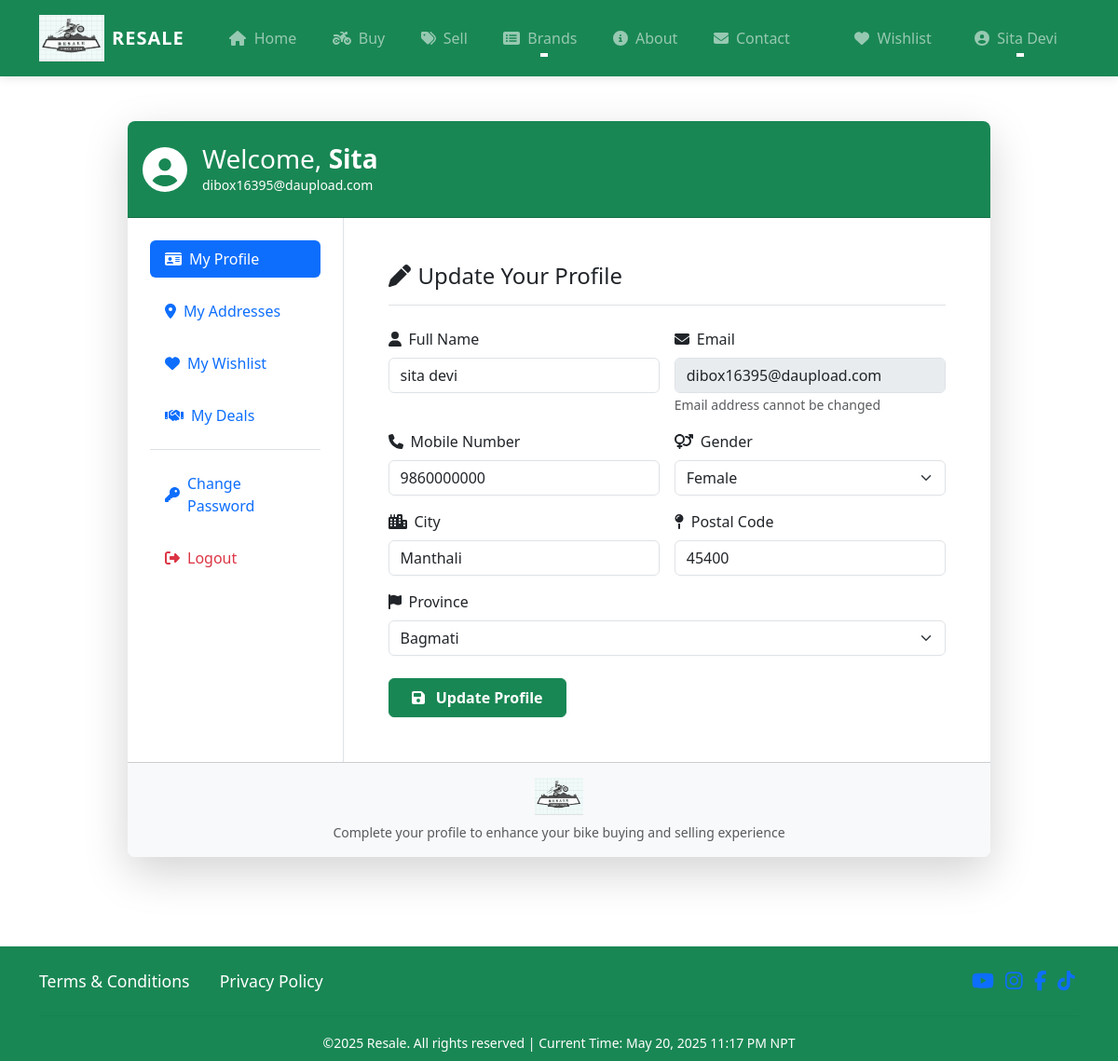
The page /profile/ (signed in) on the database as committed earlier.
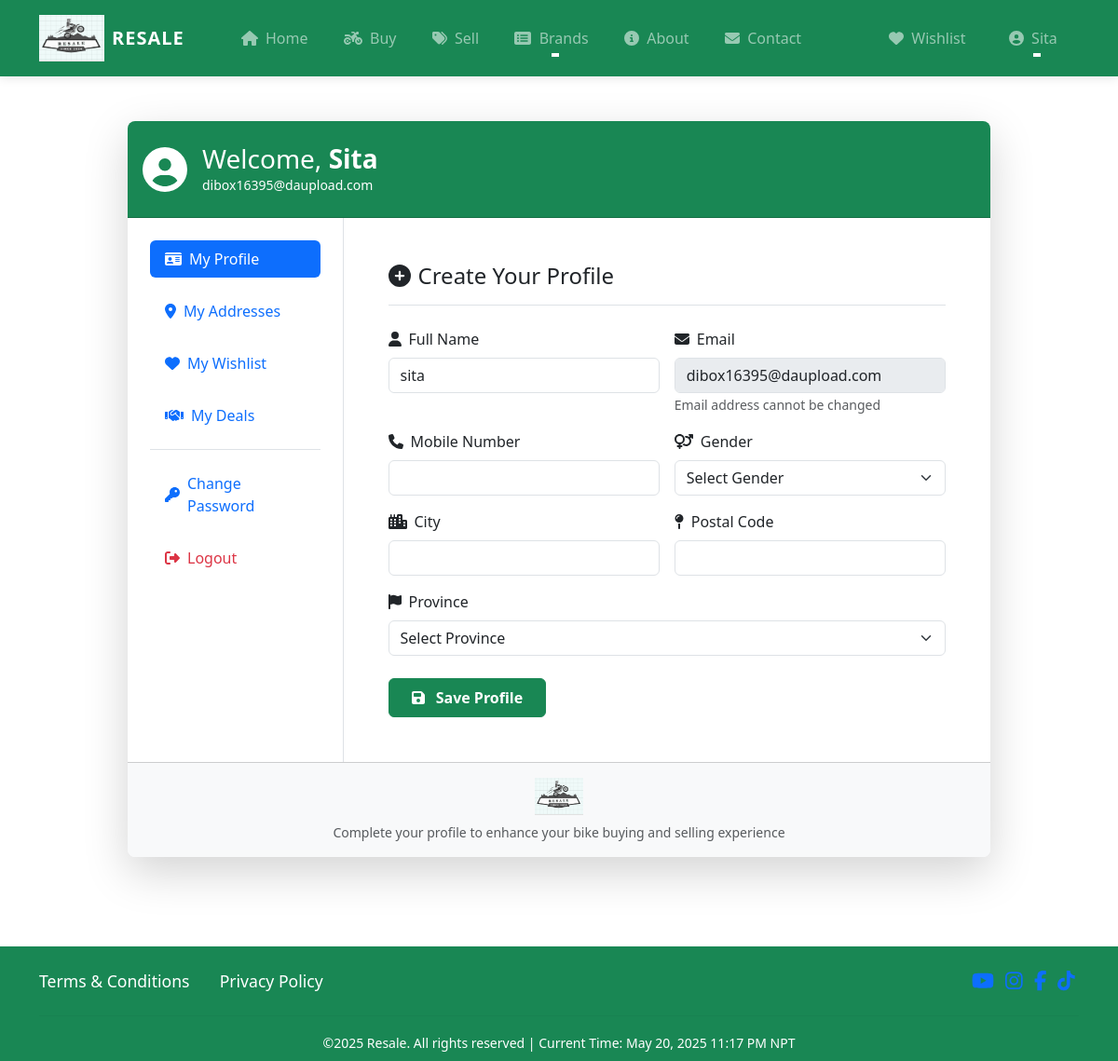
The same page on the database as committed later.
### proj/models.py (models this page shows, shortened)
class Customer(models.Model):
    user = models.ForeignKey(
        User,
        on_delete=models.CASCADE,
        related_name='customers'  # Added for better querying
    )
    name = models.CharField(
        max_length=200,
        verbose_name='Full Name'
    )
    gender = models.CharField(
        max_length=10,
        choices=GENDER_CHOICES,
        default='',
        verbose_name='Gender'
    )
    city = models.CharField(
        max_length=50,
        verbose_name='City'
    )
    state = models.CharField(
        choices=STATE_CHOICES,
        max_length=100,
        verbose_name='Province'
    )
    mobile = models.CharField(  # Changed to CharField
        max_length=10,
        validators=[MinLengthValidator(10)],  # For 10-digit numbers
        verbose_name='Mobile Number'
    )
    zipcode = models.CharField(  # Changed to CharField
        max_length=10,
        verbose_name='Postal Code'
    )
    class Meta:
        verbose_name = 'Customer'
        verbose_name_plural = 'Customers'
        ordering = ['name']

### proj/views.py (the view, shortened to what this page needs)
# urls.py: path('profile/',views.ProfileView.as_view(),name='profile'),
@method_decorator(login_required, name='dispatch')
class ProfileView(View):
    def get(self, request):
        existing_profile = Customer.objects.filter(user=request.user).first()
        if existing_profile:
            form = CustomerProfileForm(instance=existing_profile)
            has_profile = True
        else:
            form = CustomerProfileForm(initial={
                'name': request.user.get_full_name() or request.user.username,
                'email': request.user.email
            })
            has_profile = False
        return render(request, 'proj/profile.html', {'form': form, 'has_profile': has_profile})

### proj/forms.py (shortened to what this page needs)
class CustomerProfileForm(forms.ModelForm):
    email = forms.EmailField(
        required=False,
        disabled=True,
        widget=forms.EmailInput(attrs={'class': 'form-control'})
    )
    class Meta:
        model = Customer
        fields = ['name', 'gender', 'city', 'state', 'mobile', 'zipcode']
        widgets = {
            'name': forms.TextInput(attrs={'class': 'form-control'}),
            'gender': forms.Select(attrs={'class': 'form-select'}),
            'city': forms.TextInput(attrs={'class': 'form-control'}),
            'state': forms.Select(attrs={'class': 'form-select'}),
            'mobile': forms.TextInput(attrs={'class': 'form-control'}),
            'zipcode': forms.TextInput(attrs={'class': 'form-control'}),
        }
    def __init__(self, *args, **kwargs):
        super().__init__(*args, **kwargs)
        if self.instance and hasattr(self.instance, 'user') and self.instance.user:
            self.fields['email'].initial = self.instance.user.email

### proj/templates/proj/profile.html (shortened to what the changed rows need)
{% extends 'proj/base.html' %}
{% load static %}
{% block main-content %}
<div class="container py-5">
    <div class="row justify-content-center">
        <div class="col-lg-10">
            <div class="card border-0 shadow-lg rounded-3 overflow-hidden">
                <div class="card-header bg-success text-white py-4">
                    <div class="d-flex align-items-center">
                        <div>
                            <h3 class="mb-0">Welcome, <span class="text-capitalize fw-bold">{{request.user}}</span></h3>
                            <p class="mb-0 small">{{ request.user.email }}</p>
                        </div>
                    </div>
                </div>
                <div class="card-body p-0">
                    <div class="row g-0">
                        <div class="col-md-9">
                            <div class="p-4 p-md-5">
                                <h4 class="mb-4 border-bottom pb-3">
                                    {% if has_profile %}
                                    <i class="fas fa-pen me-2"></i>Update Your Profile
                                    {% else %}
                                    <i class="fas fa-plus-circle me-2"></i>Create Your Profile
                                    {% endif %}
                                </h4>
                                <form method="post" class="row g-3">
                                    <div class="col-md-6">
                                        <label for="{{ form.name.id_for_label }}" class="form-label"><i class="fas fa-user me-2"></i>{{ form.name.label }}</label>
                                        {{ form.name }}
                                    </div>
                                    <div class="col-md-6">
                                        <label for="{{ form.email.id_for_label }}" class="form-label"><i class="fas fa-envelope me-2"></i>Email</label>
                                        {{ form.email }}
                                        <small class="form-text text-muted">Email address cannot be changed</small>
                                    </div>
                                    <div class="col-md-6">
                                        <label for="{{ form.mobile.id_for_label }}" class="form-label"><i class="fas fa-phone me-2"></i>{{ form.mobile.label }}</label>
                                        {{ form.mobile }}
                                    </div>
                                    <div class="col-md-6">
                                        <label for="{{ form.gender.id_for_label }}" class="form-label"><i class="fas fa-venus-mars me-2"></i>{{ form.gender.label }}</label>
                                        {{ form.gender }}
                                    </div>
                                    <div class="col-md-6">
                                        <label for="{{ form.city.id_for_label }}" class="form-label"><i class="fas fa-city me-2"></i>{{ form.city.label }}</label>
                                        {{ form.city }}
                                    </div>
                                    <div class="col-md-6">
                                        <label for="{{ form.zipcode.id_for_label }}" class="form-label"><i class="fas fa-map-pin me-2"></i>{{ form.zipcode.label }}</label>
                                        {{ form.zipcode }}
                                    </div>
                                    <div class="col-md-12">
                                        <label for="{{ form.state.id_for_label }}" class="form-label"><i class="fas fa-flag me-2"></i>{{ form.state.label }}</label>
                                        {{ form.state }}
                                    </div>
                                    <div class="col-12 mt-4">
                                        <button type="submit" class="btn btn-success py-2 px-4 fw-bold">
                                            <i class="fas fa-save me-2"></i>
                                            {% if has_profile %}Update Profile{% else %}Save Profile{% endif %}
                                        </button>
                                    </div>
                                </form>
                            </div>
                        </div>
                    </div>
                </div>
            </div>
        </div>
    </div>
</div>
{% endblock main-content %}

### proj/templates/proj/base.html (shortened to what the changed rows need)
<!DOCTYPE html>
{% load static %}
<html lang="en">
<head>
    <link href="https://cdn.jsdelivr.net/npm/bootstrap@5.3.5/dist/css/bootstrap.min.css" rel="stylesheet">
    <link rel="stylesheet" href="{% static 'proj/css/owl.carousel.min.css'%}"/>
    <link rel="stylesheet" href="{% static 'proj/css/all.min.css'%}"/>
    <link rel="stylesheet" href="{% static 'proj/css/style.css'%}"/>
</head>
<body>
  <nav class="navbar navbar-expand-lg navbar-dark bg-success shadow-sm sticky-top">
    <div class="container">
      <div class="collapse navbar-collapse" id="navbarSupportedContent">
        <ul class="navbar-nav ms-auto mb-2 mb-lg-0">
          {% if request.user.is_authenticated %}
          <li class="nav-item dropdown mx-1">
            <a class="nav-link dropdown-toggle nav-item-hover px-3" href="#" id="profileDropdown" role="button" data-bs-toggle="dropdown"
            aria-expanded="false">
              <i class="fas fa-user-circle me-1"></i>
              <span class="text-capitalize">{% if request.user.customers.first.name %}{{ request.user.customers.first.name }}{% else %}{{ request.user.username }}{% endif %}</span>
            </a>
          </li>
          {% endif %}
      </ul>
    </div>
  </nav>
  {% block main-content %}{% endblock main-content %}
</body>
</html>

Rows that differ between the two databases and show on the page:
removed Customer: name "sita devi", mobile "9860000000", gender "Female", city "Manthali", zipcode "45400", state "Bagmati"
Other text that changed with them:
{{ request.user.username }}: (not shown) → "Sita"
form field name: (not shown) → "sita"
form field gender: (not shown) → "Select Gender"
form field state: (not shown) → "Select Province"
{{ request.user.customers.first.name }}: "Sita Devi" → (not shown)
text no longer shown: "Update Your Profile Update Profile"
text now shown: "Create Your Profile Save Profile"
